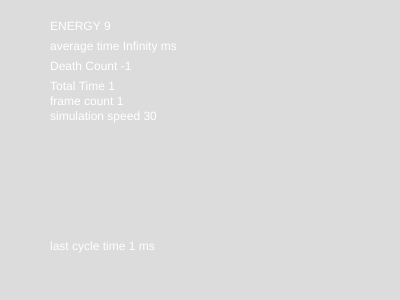
Frame 1 (no input)
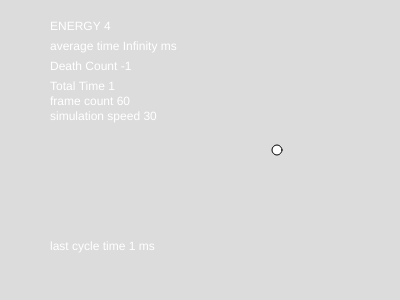
Frame 60 (no input)
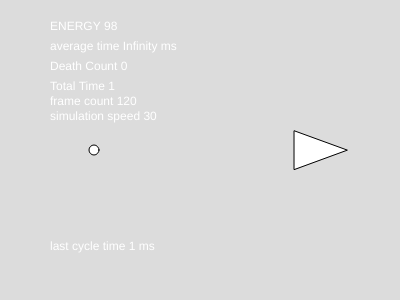
Frame 120 (the mouse pressed at the canvas centre since frame 60)

The p5.js sketch that drew these frames (run headless with seeded random() and noise() and a simulated clock; from frame 60 on, the mouse is pressed at the canvas centre):

// p5.js sketch
// ── sketch.js
var total_time=0;
var avg_time=0;
var cycle_time=0;
var time2=0;
var count=0;
var y=150;
var direction=0;
var energy=0;
var x,r;
var radius=30;
var death_count=-1;
var s = 0;
var frameCount=0;
var simulation_speed=30;

function setup() {
  createCanvas(400, 300);
  frameRate(simulation_speed);
}

function draw() {
  background(220);
  textSize(12);
  energy=energy-0.1
  draw_agent(x,y,0);
  move()
  fill(255,255,255);
  ellipse(r,y,10,10);
  eat_food()
  text('average time '+ Math.floor(avg_time * 100) / 100 +' ms',50,50);
  text('last cycle time '+ Math.floor(cycle_time * 100) / 100  + ' ms', 50,250);
	text('ENERGY '+ Math.floor(energy),50,30);
  text('Death Count '+death_count,50,70);
  text('Total Time '+total_time,50,90);
  keyPressed();
  text('frame count '+frameCount, 50,105);
  text('simulation speed '+simulation_speed, 50,120);
}

function eat_food(){
  if (x==r){
    energy=energy+10
		r=int(random(20,380));
  	count_cycletime()
  }
kill_agent()
}

function reset(){
	r =int(random(20,380));
	x=int(random(400));
}

function kill_agent(){
	if (energy<0){
  	reset();
    energy=100;
    death_count=death_count+1;
  }
}


function draw_agent(x, y,theta){
  var beta=radius*cos(2*PI/9);
  var gama=radius*sin(2*PI/9);

	if (direction==0){
	triangle(x+radius,y,x-beta,y-gama,x-beta,y+gama);
	}
	else if (direction==1) {
	triangle(x-radius,y,x-beta+2*beta,y-gama,x-beta+2*beta,y+gama);
	}
  }

function flip_agent(){
	if (direction==0){
  	direction=1
  }
  else	if (direction==1){
  	direction=0
  }
}

function move(){
	  if (x==0+radius) {
    flip_agent();
  } else if (x>400-radius) {
    flip_agent();
  }

  if (x<=400 && direction==0) {
    x=x+1;
  } else if (x>0 && direction==1) {
  	x=x-1;
  }
}


function count_cycletime(){
  var time= frameCount
  cycle_time=time-time2
  total_time=total_time+cycle_time
  avg_time=total_time/count
  time2=time
  count=count+1
}

function keyPressed(){
    if (keyCode == UP_ARROW){
        simulation_speed += 20;
    }
    else if(keyCode == DOWN_ARROW){
        simulation_speed -= 20;
    }
    // Update frame rate to the updated simulation speed
    frameRate(simulation_speed);
}
